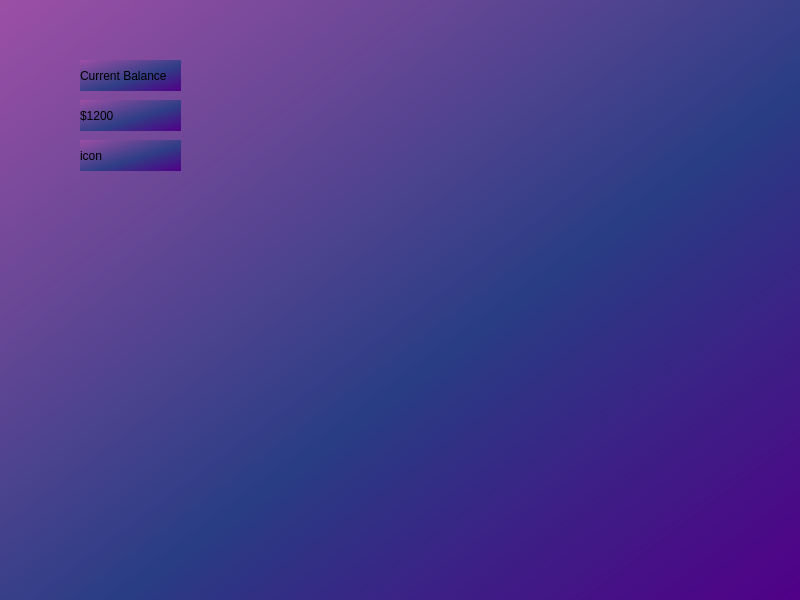
<?xml version="1.0" encoding="UTF-8"?>
<ui version="4.0">
 <class>MainWindow</class>
 <widget class="QMainWindow" name="MainWindow">
  <property name="geometry">
   <rect>
    <x>0</x>
    <y>0</y>
    <width>800</width>
    <height>600</height>
   </rect>
  </property>
  <property name="windowTitle">
   <string>Expense tracker</string>
  </property>
  <property name="styleSheet">
   <string notr="true">background-color: qlineargradient(spread:pad, x1:1, y1:1, x2:0, y2:0, stop:0 rgba(81, 0, 135, 255), stop:0.427447 rgba(41, 61, 132, 235), stop:1 rgba(155, 79, 165, 255));</string>
  </property>
  <widget class="QWidget" name="centralwidget">
   <widget class="QLabel" name="label">
    <property name="geometry">
     <rect>
      <x>80</x>
      <y>60</y>
      <width>101</width>
      <height>31</height>
     </rect>
    </property>
    <property name="text">
     <string>Current Balance</string>
    </property>
   </widget>
   <widget class="QLabel" name="label_2">
    <property name="geometry">
     <rect>
      <x>80</x>
      <y>100</y>
      <width>101</width>
      <height>31</height>
     </rect>
    </property>
    <property name="text">
     <string>$1200</string>
    </property>
   </widget>
   <widget class="QLabel" name="label_3">
    <property name="geometry">
     <rect>
      <x>80</x>
      <y>140</y>
      <width>101</width>
      <height>31</height>
     </rect>
    </property>
    <property name="text">
     <string>icon</string>
    </property>
   </widget>
  </widget>
 </widget>
 <resources/>
 <connections/>
</ui>
